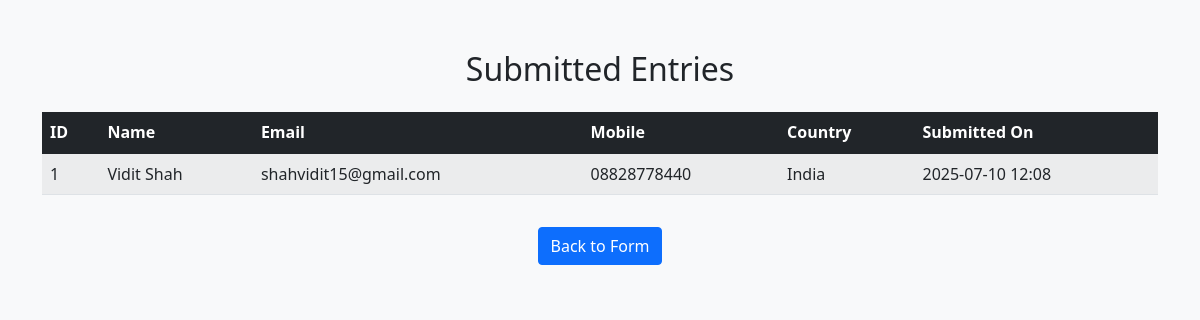
Before: /view with the older database file.
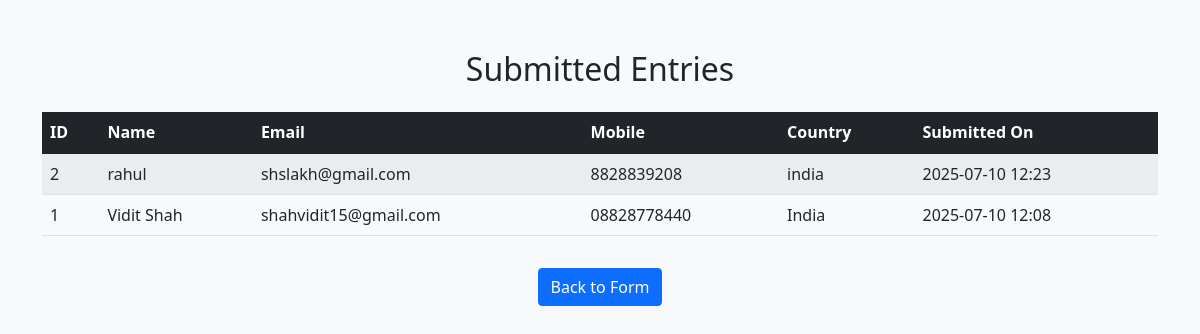
After: the same page with the newer database file.
### app.py (models this page shows, shortened)
class FormData(db.Model):
    id = db.Column(db.Integer, primary_key=True)
    name = db.Column(db.String(100), nullable=False)
    email = db.Column(db.String(100), nullable=False, unique=True)
    mobile = db.Column(db.String(15), nullable=False)
    address = db.Column(db.Text, nullable=False)
    country = db.Column(db.String(50), nullable=False)
    created_at = db.Column(db.DateTime, default=datetime.utcnow)

### app.py (the view)
@app.route('/view')
def view_data():
    all_entries = FormData.query.order_by(FormData.created_at.desc()).all()
    return render_template('view.html', entries=all_entries)

### templates/view.html
{% extends "base.html" %}
{% block content %}
<div class="table-container">
    <h2 class="text-center mb-4">Submitted Entries</h2>
    <div class="table-responsive">
        <table class="table table-striped table-hover">
            <thead class="table-dark">
                <tr>
                    <th>ID</th>
                    <th>Name</th>
                    <th>Email</th>
                    <th>Mobile</th>
                    <th>Country</th>
                    <th>Submitted On</th>
                </tr>
            </thead>
            <tbody>
                {% for entry in entries %}
                <tr>
                    <td>{{ entry.id }}</td>
                    <td>{{ entry.name }}</td>
                    <td>{{ entry.email }}</td>
                    <td>{{ entry.mobile }}</td>
                    <td>{{ entry.country }}</td>
                    <td>{{ entry.created_at.strftime('%Y-%m-%d %H:%M') }}</td>
                </tr>
                {% else %}
                <tr>
                    <td colspan="6" class="text-center">No entries found.</td>
                </tr>
                {% endfor %}
            </tbody>
        </table>
    </div>
    <div class="text-center mt-3">
        <a href="{{ url_for('index') }}" class="btn btn-primary">Back to Form</a>
    </div>
</div>
{% endblock %}

### templates/base.html (shortened to what this page needs)
<!DOCTYPE html>
<html lang="en">
<head>
    <link href="https://cdn.jsdelivr.net/npm/bootstrap@5.1.3/dist/css/bootstrap.min.css" rel="stylesheet">
</head>
<body>
    <div class="container">
        {% block content %}{% endblock %}
    </div>
</body>
</html>

### templates/base.html (style rules this page uses)
body { padding: 20px; background-color: #f8f9fa; }
.table-container { margin-top: 30px; }

Changed rows visible on the page:
added FormData: id "2", name "rahul", email "shslakh@gmail.com", mobile "8828839208", country "india", created_at "2025-07-10 12:23"
